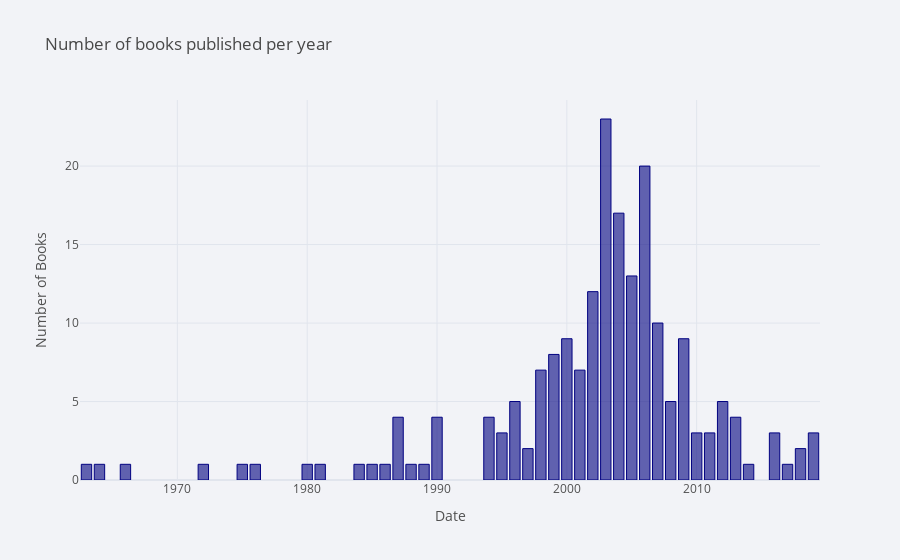

The code cell stored with this chart in its notebook:
### Markdown cell above
## Number of books published per year

### Code cell
df.groupby('year')['id'].count().iplot(kind = 'bar',
    xTitle = 'Date',
    yTitle = 'Number of Books',
    title = 'Number of books published per year',
    colors = 'navy')

### Figure 1 — Plotly figure (JSON) as saved in the notebook; plotly's stock layout.template omitted (floating-point values rounded to 4 significant figures)
{"data": [{"marker": {"color": "rgba(0, 0, 128, 0.6)", "line": {"color": "rgba(0, 0, 128, 1.0)", "width": 1}}, "name": "id", "orientation": "v", "text": "", "type": "bar", "x": [1963, 1964, 1966, 1972, 1975, 1976, 1980, 1981, 1984, 1985, 1986, 1987, 1988, 1989, 1990, 1994, 1995, 1996, 1997, 1998, 1999, 2000, 2001, 2002, 2003, 2004, 2005, 2006, 2007, 2008, 2009, 2010, 2011, 2012, 2013, 2014, 2016, 2017, 2018, 2019], "y": [1, 1, 1, 1, 1, 1, 1, 1, 1, 1, 1, 4, 1, 1, 4, 4, 3, 5, 2, 7, 8, 9, 7, 12, 23, 17, 13, 20, 10, 5, 9, 3, 3, 5, 4, 1, 3, 1, 2, 3]}], "layout": {"legend": {"bgcolor": "#F2F3F7", "font": {"color": "#505050"}}, "paper_bgcolor": "#F2F3F7", "plot_bgcolor": "#F2F3F7", "title": {"font": {"color": "#484848"}, "text": "Number of books published per year"}, "xaxis": {"gridcolor": "#E1E5ED", "showgrid": true, "tickfont": {"color": "#505050"}, "title": {"font": {"color": "#505050"}, "text": "Date"}, "zerolinecolor": "#E1E5ED"}, "yaxis": {"gridcolor": "#E1E5ED", "showgrid": true, "tickfont": {"color": "#505050"}, "title": {"font": {"color": "#505050"}, "text": "Number of Books"}, "zerolinecolor": "#E1E5ED"}}}
